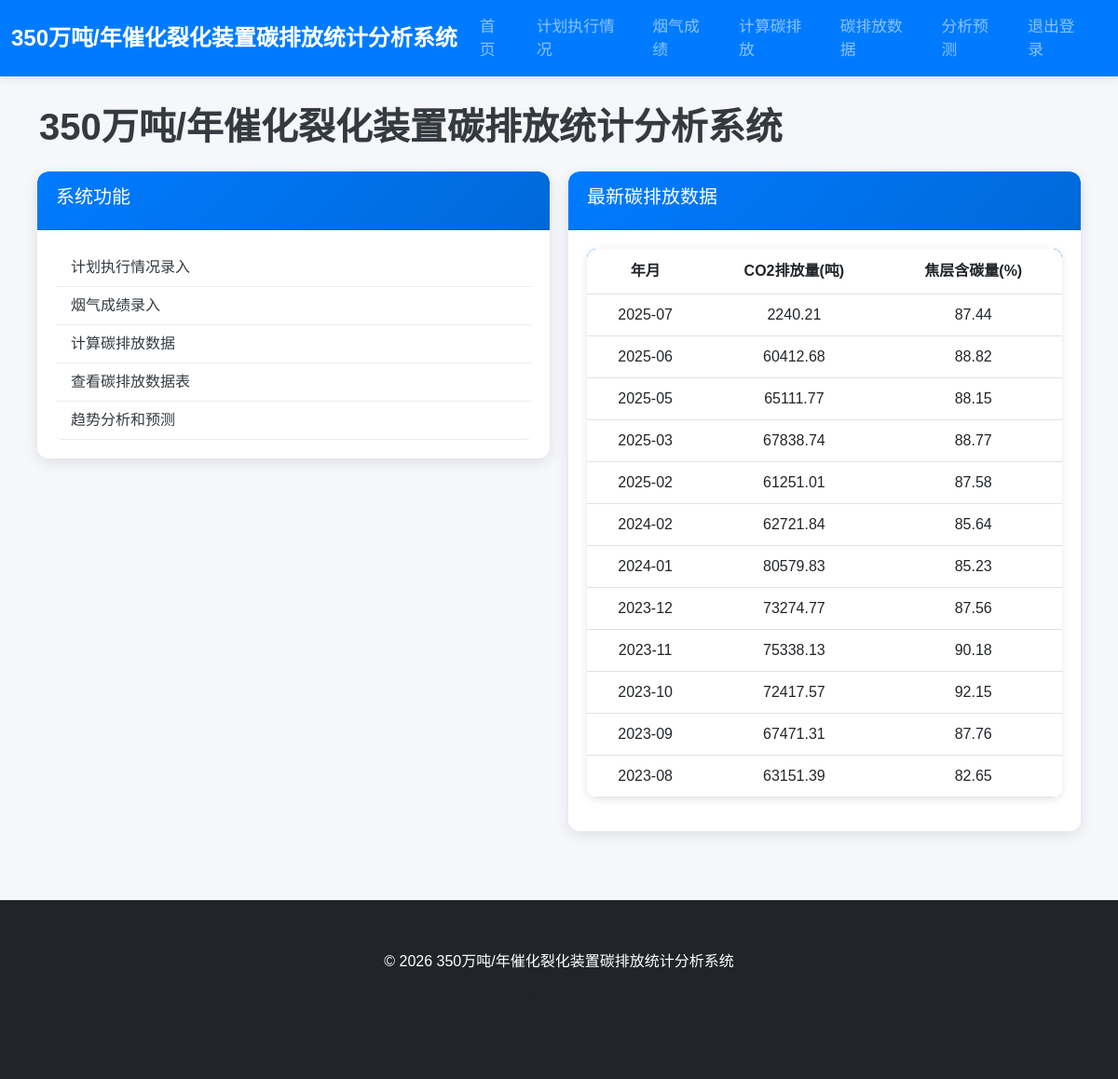
The page /dashboard (signed in) on the database its author committed.
### app.py (models this page shows)
class CarbonEmission(db.Model):
    id = db.Column(db.Integer, primary_key=True)
    year = db.Column(db.Integer, nullable=False)
    month = db.Column(db.Integer, nullable=False)
    烧焦量 = db.Column(db.Float, nullable=False)
    焦层中含碳量 = db.Column(db.Float, nullable=False)
    碳氧化率 = db.Column(db.Float, nullable=False, default=98)
    CO2排放量 = db.Column(db.Float, nullable=False)
    环比变化原因 = db.Column(db.String(500), nullable=True)
    同比变化原因 = db.Column(db.String(500), nullable=True)
    created_at = db.Column(db.DateTime, default=datetime.utcnow)

### app.py (the view)
@app.route('/dashboard')
@login_required
def dashboard():
    latest_emissions = CarbonEmission.query.order_by(CarbonEmission.year.desc(), CarbonEmission.month.desc()).limit(12).all()
    return render_template('dashboard.html', emissions=latest_emissions)

### app.py (called while the page is built)
@login_manager.user_loader
def load_user(user_id):
    return User.query.get(int(user_id))

### templates/dashboard.html
{% extends 'base.html' %}
{% block content %}
    <h1 class="mb-4">350万吨/年催化裂化装置碳排放统计分析系统</h1>
    <div class="row">
        <div class="col-md-6">
            <div class="card mb-4">
                <div class="card-header">
                    <h2 class="h5">系统功能</h2>
                </div>
                <div class="card-body">
                    <ul class="list-group">
                        <li class="list-group-item">
                            <a href="{{ url_for('plan_execution') }}" class="text-decoration-none">计划执行情况录入</a>
                        </li>
                        <li class="list-group-item">
                            <a href="{{ url_for('flue_gas') }}" class="text-decoration-none">烟气成绩录入</a>
                        </li>
                        <li class="list-group-item">
                            <a href="{{ url_for('calculate_emissions') }}" class="text-decoration-none">计算碳排放数据</a>
                        </li>
                        <li class="list-group-item">
                            <a href="{{ url_for('carbon_emission') }}" class="text-decoration-none">查看碳排放数据表</a>
                        </li>
                        <li class="list-group-item">
                            <a href="{{ url_for('analysis') }}" class="text-decoration-none">趋势分析和预测</a>
                        </li>
                    </ul>
                </div>
            </div>
        </div>
        <div class="col-md-6">
            <div class="card mb-4">
                <div class="card-header">
                    <h2 class="h5">最新碳排放数据</h2>
                </div>
                <div class="card-body">
                    {% if emissions %}
                        <table class="table table-sm">
                            <thead>
                                <tr>
                                    <th>年月</th>
                                    <th>CO2排放量(吨)</th>
                                    <th>焦层含碳量(%)</th>
                                </tr>
                            </thead>
                            <tbody>
                                {% for emission in emissions %}
                                    <tr>
                                        <td>{{ emission.year }}-{{ "%02d"|format(emission.month) }}</td>
                                        <td>{{ emission.CO2排放量|round(2) }}</td>
                                        <td>{{ emission.焦层中含碳量|round(2) }}</td>
                                    </tr>
                                {% endfor %}
                            </tbody>
                        </table>
                    {% else %}
                        <p class="text-center text-muted">暂无数据，请先录入计划执行情况和烟气成绩</p>
                    {% endif %}
                </div>
            </div>
        </div>
    </div>
{% endblock %}

### templates/base.html (shortened to what this page needs)
<!DOCTYPE html>
<html lang="zh-CN">
<head>
    <link rel="stylesheet" href="https://cdn.jsdelivr.net/npm/bootstrap@5.3.0/dist/css/bootstrap.min.css">
</head>
<body>
    <nav class="navbar navbar-expand-lg navbar-dark" style="background-color: var(--primary-color);">
        <div class="container-fluid">
            <a class="navbar-brand" href="{{ url_for('dashboard') }}">350万吨/年催化裂化装置碳排放统计分析系统</a>
            <div class="collapse navbar-collapse" id="navbarNav">
                <ul class="navbar-nav">
                    <li class="nav-item">
                        <a class="nav-link" href="{{ url_for('dashboard') }}">首页</a>
                    </li>
                    <li class="nav-item">
                        <a class="nav-link" href="{{ url_for('plan_execution') }}">计划执行情况</a>
                    </li>
                    <li class="nav-item">
                        <a class="nav-link" href="{{ url_for('flue_gas') }}">烟气成绩</a>
                    </li>
                    {% if current_user.role == 'admin' %}
                    <li class="nav-item">
                        <a class="nav-link" href="{{ url_for('calculate_emissions') }}">计算碳排放</a>
                    </li>
                    {% endif %}
                    <li class="nav-item">
                        <a class="nav-link" href="{{ url_for('carbon_emission') }}">碳排放数据</a>
                    </li>
                    <li class="nav-item">
                        <a class="nav-link" href="{{ url_for('analysis') }}">分析预测</a>
                    </li>
                </ul>
                <ul class="navbar-nav ms-auto">
                    <li class="nav-item">
                        <a class="nav-link" href="{{ url_for('logout') }}">退出登录</a>
                    </li>
                </ul>
            </div>
        </div>
    </nav>
    <div class="container">
        {% block content %}
        {% endblock %}
    </div>
    <footer class="bg-dark text-white py-4 mt-5">
        <div class="container text-center">
            <p>© 2026 350万吨/年催化裂化装置碳排放统计分析系统</p>
            <p class="text-muted">设计与开发</p>
        </div>
    </footer>
</body>
</html>

### templates/base.html (style rules this page uses)
:root { --primary-color: #007bff; --secondary-color: #6c757d; --success-color: #28a745; --danger-color: #dc3545; --warning-color: #ffc107; --info-color: #17a2b8; --light-color: #f8f9fa; --dark-color: #343a40; }
body { font-family: 'Microsoft YaHei', Arial, sans-serif; background-color: #f5f7fa; color: #333; }
.navbar { box-shadow: 0 2px 10px rgba(0,0,0,0.1); }
.navbar-brand { font-size: 1.5rem; font-weight: bold; color: white !important; }
.nav-link { font-size: 1.05rem; margin-right: 15px; transition: all 0.3s ease; }
.container { margin-top: 30px; margin-bottom: 50px; }
h1, h2, h3, h4, h5 { color: var(--dark-color); font-weight: 600; }
.card { border: none; border-radius: 12px; box-shadow: 0 4px 15px rgba(0,0,0,0.1); transition: all 0.3s ease; overflow: hidden; }
.card-header { background: linear-gradient(135deg, var(--primary-color), #0069d9); color: white; border-radius: 12px 12px 0 0 !important; padding: 15px 20px; }
.card-body { padding: 20px; }
.table { border-radius: 12px; overflow: hidden; box-shadow: 0 2px 10px rgba(0,0,0,0.1); }
.table thead { background: linear-gradient(135deg, var(--primary-color), #0069d9); color: white; }
.table th { padding: 12px 15px; text-align: center; }
.table td { padding: 10px 15px; text-align: center; }
.row { margin-bottom: 20px; }
h1, h2, h3, h4, h5 { color: var(--dark-color); font-weight: 600; margin-bottom: 20px; }
.col-md-6 { padding: 0 10px; }
.table { border-radius: 10px; overflow: hidden; box-shadow: 0 2px 10px rgba(0,0,0,0.1); }
.table thead { background-color: var(--primary-color); color: white; }
.table tbody tr { transition: all 0.2s ease; }
.list-group-item { border: none; border-bottom: 1px solid #e9ecef; transition: all 0.3s ease; }
.list-group-item a { color: var(--dark-color); text-decoration: none; }

### rows shown on the page
CarbonEmission: year "2025", month "07", CO2排放量 "2240.21", 焦层中含碳量 "87.44"
CarbonEmission: year "2025", month "06", CO2排放量 "60412.68", 焦层中含碳量 "88.82"
CarbonEmission: year "2025", month "05", CO2排放量 "65111.77", 焦层中含碳量 "88.15"
CarbonEmission: year "2025", month "03", CO2排放量 "67838.74", 焦层中含碳量 "88.77"
CarbonEmission: year "2025", month "02", CO2排放量 "61251.01", 焦层中含碳量 "87.58"
CarbonEmission: year "2024", month "02", CO2排放量 "62721.84", 焦层中含碳量 "85.64"
CarbonEmission: year "2024", month "01", CO2排放量 "80579.83", 焦层中含碳量 "85.23"
CarbonEmission: year "2023", month "12", CO2排放量 "73274.77", 焦层中含碳量 "87.56"
CarbonEmission: year "2023", month "11", CO2排放量 "75338.13", 焦层中含碳量 "90.18"
CarbonEmission: year "2023", month "10", CO2排放量 "72417.57", 焦层中含碳量 "92.15"
CarbonEmission: year "2023", month "09", CO2排放量 "67471.31", 焦层中含碳量 "87.76"
CarbonEmission: year "2023", month "08", CO2排放量 "63151.39", 焦层中含碳量 "82.65"
